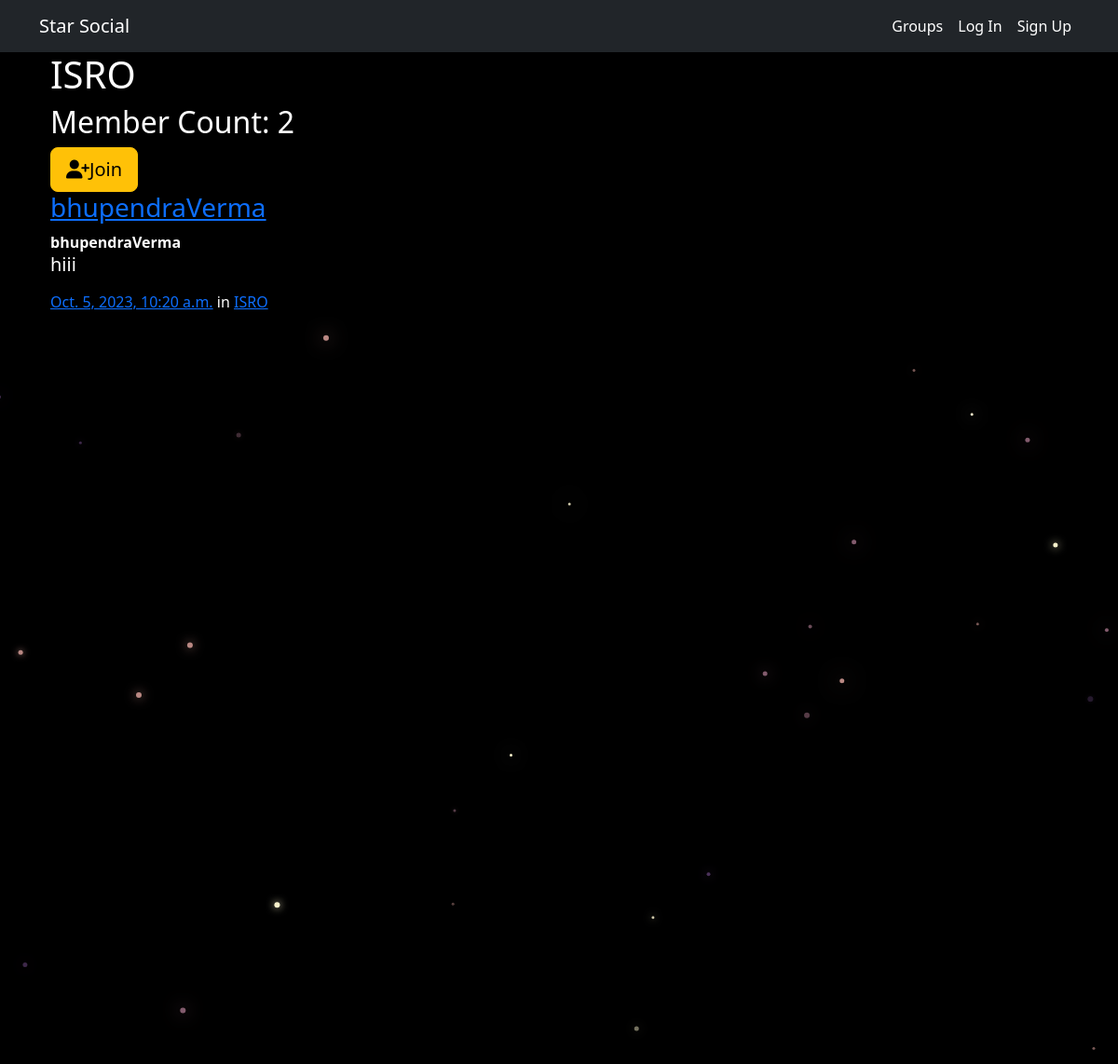
Page /groups/posts/in/isro/ on the committed database.
### groups/models.py (models this page shows, shortened)
class Group(models.Model):
    name = models.CharField(max_length=256, unique=True)
    slug = models.SlugField(allow_unicode=True, unique=True)
    description = models.TextField(blank=True, default='')
    description_html = models.TextField(editable=False, blank=True, default='')
    members = models.ManyToManyField(User, through='GroupMember')
    class Meta:
        ordering = ['name']

### posts/models.py (models this page shows, shortened)
class Post(models.Model):
    user = models.ForeignKey(User, related_name='posts', on_delete=models.CASCADE)
    created_at = models.DateTimeField(auto_now=True)
    message = models.TextField()
    message_html = models.TextField(editable=False)
    group = models.ForeignKey(Group, related_name='posts', null=True, blank=True, on_delete=models.CASCADE)
    class Meta:
        ordering = ['-created_at']
        unique_together = ['user', 'message']

### groups/views.py (the view)
# urls.py: path('posts/in/<slug>/', views.SingleGroup.as_view(), name='single'),
class SingleGroup(generic.DetailView):
    model = Group

### groups/templates/groups/group_detail.html
{% extends 'groups/group_base.html' %}
{% block pregroup %}
<h1>{{ group.name }}</h1>
<h2>Member Count: {{ group.members.count }}</h2>
<div class="content">
    {% if user in group.members.all %}
        <a href="{% url 'groups:leave' slug=group.slug %}" class="btn btn-lg btn-warning"><i class="fa fa-user-xmark"></i>Leave</a>
    {% else %}
        <a href="{% url 'groups:join' slug=group.slug %}" class="btn btn-lg btn-warning"><i class="fa fa-user-plus"></i>Join</a>
    {% endif %}
</div>
{% endblock %}
{% block group_content %}
    <div class="col-md-8">
        {% if group.posts.count == 0 %}
            <h2>No Post in this group yet.</h2>
        {% else %}
            {% for post in group.posts.all %}
                {% include 'posts/_post.html' %}
            {% endfor %}
        {% endif %}
    </div>
{% endblock %}

### posts/templates/posts/_post.html (shortened to what this page needs)
<div class="media">
	<h3 class="mr-5"><a href="{% url 'posts:for_user' username=post.user.username %}">{{ post.user.username }}</a></h3>
	<div class="media-body">
		<strong>{{ post.user.username }}</strong>
		<h5>{{ post.message|safe }}</h5>
			<time class="time"><a href="{% url 'posts:single' username=post.user.username pk=post.pk %}">{{ post.created_at }}</a></time>
			{% if post.group %}
			<span class="group-name">in <a href="#">{{ post.group.name }}</a></span>
			{% endif %}
	</div>
</div>

### static/simplesocial/css/master.css (style rules this page uses)
body { margin: 0; overflow: hidden; background-color: black; color:white; }

### rows in the picture
Group: name "ISRO", members.count "2"
Post: user.username "bhupendraVerma", message "hiii", created_at "Oct. 5, 2023, 10:20 a.m.", group.name "ISRO"
